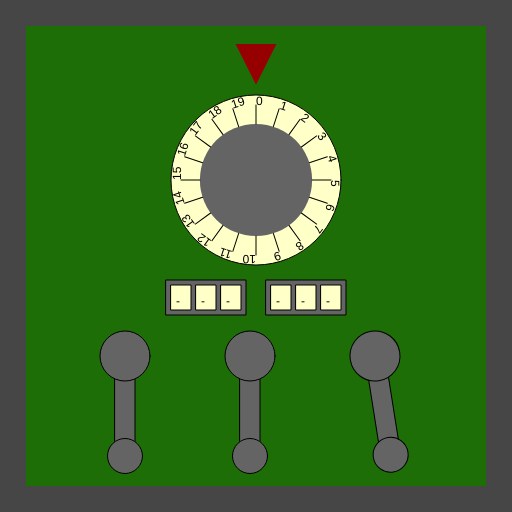
Frame 1 (no input)
Frame 60 (no input): identical to frame 1, image omitted
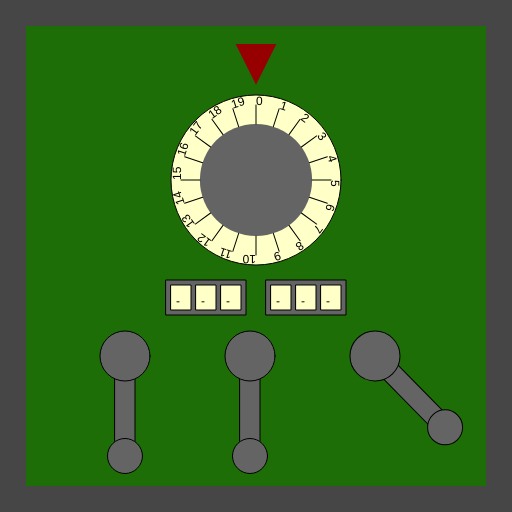
Frame 120 (the mouse pressed at the canvas centre since frame 60)

The p5.js sketch that drew these frames (run headless with seeded random() and noise() and a simulated clock; from frame 60 on, the mouse is pressed at the canvas centre):

// p5.js sketch
// ── sketch.js
/*

Officer: 5031189
CaseNum: 303-3-57936231-5031189

Case 303 - The Case of the Crooked Attorney
Stage 4 - The Courthouse

Torvalds has his final safe in his courthouse chambers. Luckily there is a court case proceeding.
You can sneak into his chambers whilst he makes his closing statement.

Crack the safe by doing the following:

	When any key is pressed:
	- Use the 'random' function to produce random values ranging from 1 to 8.
	- Assign the output to SecureStorageCombination_A

	When the mouse button is released:
	- Use the 'map' function to scale mouseX to values ranging from 3 to 13.
	- Assign the output to SecureStorageCombination_B

	When any key is pressed:
	- Make SecureStorageCombination_C equal to the value of 'keyCode'

	When the mouse button is released:
	- Use the 'map' function to scale mouseX to values ranging from 11 to 78.
	- Assign the output to SecureStorageCombination_D

	Whilst the mouse is being dragged:
	- Use the 'map' function to scale mouseX to values ranging from 9 to 76.
	- Assign the output to SecureStorageCombination_E

	Whilst the mouse is moving:
	- Use the 'map' function to scale mouseX to values ranging from 9 to 80.
	- Assign the output to SecureStorageCombination_F



This time you'll need to create the relevant event handlers yourself.

There are many possible ways of investigating this case, but you
should use ONLY the following commands:

	- The assignment operator aka. the equals sign !
	- mouseX, mouseY
	- key, keyCode
	- random
	- map

*/

//declare the variables

var SecureStorageCombination_A;
var SecureStorageCombination_B;
var SecureStorageCombination_C;
var SecureStorageCombination_D;
var SecureStorageCombination_E;
var SecureStorageCombination_F;

function preload() {
   //IMAGES WILL BE LOADED HERE
}

function setup() {
   createCanvas(512, 512);

   //initialise the variables
   SecureStorageCombination_A = 0;
   SecureStorageCombination_B = '';
   SecureStorageCombination_C = '';
   SecureStorageCombination_D = 0;
   SecureStorageCombination_E = 0;
   SecureStorageCombination_F = 0;
}

///////////////////EVENT HANDLERS///////////////////

//Create event handlers here to open the safe ...
function keyPressed() {
   SecureStorageCombination_A = random(1, 8);
   SecureStorageCombination_C = keyCode;
}

function mouseReleased() {
   SecureStorageCombination_B = map(mouseX, 0, width, 3, 13);
   SecureStorageCombination_D = map(mouseX, 0, width, 11, 78);
}

function mouseDragged() {
   SecureStorageCombination_E = map(mouseX, 0, width, 9, 76);
}

function mouseMoved() {
   SecureStorageCombination_F = map(mouseX, 0, width, 9, 80);
}

///////////////DO NOT CHANGE CODE BELOW THIS POINT///////////////////

function draw() {
   //Draw the safe door
   background(70);
   noStroke();
   fill(29, 110, 6);
   rect(26, 26, width - 52, width - 52);

   //Draw the combination dial
   push();
   translate(256, 180);
   drawDial(170, SecureStorageCombination_A, 20);
   pop();

   //Draw the spinners
   push();
   translate(206, 280);
   drawSpinner(3, SecureStorageCombination_B);
   pop();

   push();
   translate(306, 280);
   drawSpinner(3, SecureStorageCombination_C);
   pop();

   //Draw the levers
   push();
   translate(125, 356);
   drawLever(SecureStorageCombination_D);
   pop();

   push();
   translate(250, 356);
   drawLever(SecureStorageCombination_E);
   pop();

   push();
   translate(375, 356);
   drawLever(SecureStorageCombination_F);
   pop();
}

function drawDial(diameter, num, maxNum) {
   //the combination lock

   var r = diameter * 0.5;
   var p = r * 0.6;

   stroke(0);
   fill(255, 255, 200);
   ellipse(0, 0, diameter, diameter);
   fill(100);
   noStroke();
   ellipse(0, 0, diameter * 0.66, diameter * 0.66);
   fill(150, 0, 0);
   triangle(-p * 0.4, -r - p, p * 0.4, -r - p, 0, -r - p / 5);

   noStroke();

   push();
   var inc = 360 / maxNum;

   rotate(radians(-num * inc));
   for (var i = 0; i < maxNum; i++) {
      push();
      rotate(radians(i * inc));
      stroke(0);
      line(0, -r * 0.66, 0, -(r - 10));
      noStroke();
      fill(0);
      text(i, 0, -(r - 10));
      pop();
   }

   pop();
}

function drawLever(rot) {
   push();
   rotate(radians(-rot));
   stroke(0);
   fill(100);
   rect(-10, 0, 20, 100);
   ellipse(0, 0, 50, 50);
   ellipse(0, 100, 35, 35);
   pop();
}

function drawSpinner(numSpinners, val) {
   var sw = 20;
   var ow = (sw + 5) * numSpinners + 5;
   stroke(0);
   fill(100);
   rect(-ow / 2, 0, ow, 35);
   if (typeof val == 'number') {
      val = floor(val).toString(); //convert to string
   }
   var d = numSpinners - val.length;

   for (var d = numSpinners - val.length; d > 0; d--) {
      val = '-' + val;
   }

   for (var i = 0; i < numSpinners; i++) {
      stroke(0);
      fill(255, 255, 200);
      rect(-ow / 2 + i * (sw + 5) + 5, 5, 20, 25);
      fill(0);
      noStroke();
      text(val[i], -ow / 2 + sw / 2 + i * (sw + 5), 25);
   }
}
